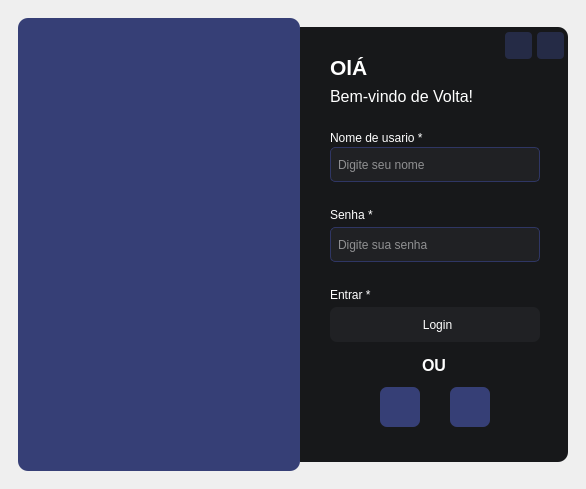
<?xml version="1.0" encoding="UTF-8"?>
<ui version="4.0">
 <class>LoginWindow</class>
 <widget class="QMainWindow" name="LoginWindow">
  <property name="geometry">
   <rect>
    <x>0</x>
    <y>0</y>
    <width>586</width>
    <height>489</height>
   </rect>
  </property>
  <property name="windowTitle">
   <string>MainWindow</string>
  </property>
  <property name="styleSheet">
   <string notr="true">border-radius: 10px;</string>
  </property>
  <widget class="QWidget" name="centralwidget">
   <layout class="QHBoxLayout" name="horizontalLayout">
    <item>
     <widget class="QFrame" name="frame_continer_base">
      <property name="frameShape">
       <enum>QFrame::StyledPanel</enum>
      </property>
      <property name="frameShadow">
       <enum>QFrame::Raised</enum>
      </property>
      <layout class="QHBoxLayout" name="horizontalLayout_2">
       <property name="spacing">
        <number>0</number>
       </property>
       <item>
        <widget class="QFrame" name="frame_splash_creen">
         <property name="maximumSize">
          <size>
           <width>282</width>
           <height>453</height>
          </size>
         </property>
         <property name="styleSheet">
          <string notr="true">background-color: rgb(54, 63, 118)</string>
         </property>
         <property name="frameShape">
          <enum>QFrame::StyledPanel</enum>
         </property>
         <property name="frameShadow">
          <enum>QFrame::Raised</enum>
         </property>
         <layout class="QVBoxLayout" name="verticalLayout">
          <item>
           <widget class="QStackedWidget" name="stackedWidget">
            <property name="currentIndex">
             <number>0</number>
            </property>
            <widget class="QWidget" name="page">
             <layout class="QVBoxLayout" name="verticalLayout_2">
              <property name="spacing">
               <number>0</number>
              </property>
              <property name="leftMargin">
               <number>0</number>
              </property>
              <property name="topMargin">
               <number>0</number>
              </property>
              <property name="rightMargin">
               <number>0</number>
              </property>
              <property name="bottomMargin">
               <number>0</number>
              </property>
              <item>
               <widget class="QPushButton" name="painel_image">
                <property name="text">
                 <string/>
                </property>
                <property name="icon">
                 <iconset>
                  <normaloff>../../../images/svg_images/objetos-removebg-preview-ajustu2.png</normaloff>../../../images/svg_images/objetos-removebg-preview-ajustu2.png</iconset>
                </property>
                <property name="iconSize">
                 <size>
                  <width>260</width>
                  <height>260</height>
                 </size>
                </property>
               </widget>
              </item>
             </layout>
            </widget>
            <widget class="QWidget" name="page_2">
             <layout class="QVBoxLayout" name="verticalLayout_3">
              <item>
               <widget class="QPushButton" name="painel_image_2">
                <property name="text">
                 <string/>
                </property>
                <property name="icon">
                 <iconset>
                  <normaloff>../../../images/svg_images/objetos-removebg-preview-ajustu2.png</normaloff>../../../images/svg_images/objetos-removebg-preview-ajustu2.png</iconset>
                </property>
                <property name="iconSize">
                 <size>
                  <width>260</width>
                  <height>260</height>
                 </size>
                </property>
               </widget>
              </item>
             </layout>
            </widget>
           </widget>
          </item>
         </layout>
        </widget>
       </item>
       <item>
        <widget class="QFrame" name="frame_login">
         <property name="maximumSize">
          <size>
           <width>268</width>
           <height>435</height>
          </size>
         </property>
         <property name="styleSheet">
          <string notr="true">#frame_login{background-color: rgb(23, 24, 26);
border-top-left-radius: 0px;
border-bottom-left-radius: 0px;
}

#btn_chave_qrcode{
	background-color: rgb(32, 33, 37);
	border-radius:7px;
	border: 1px solid rgb(47, 54, 100)}

QLineEdit{
border: 1px solid rgb(47, 54, 100);
border-radius: 5px;
background-color: rgb(32, 33, 36);
color: white;padding-left:5px;}

QLineEdit:hover{background-color: rgb(30, 31, 34);}

QLineEdit:focus{background-color: rgb(37, 39, 42);}
</string>
         </property>
         <property name="frameShape">
          <enum>QFrame::StyledPanel</enum>
         </property>
         <property name="frameShadow">
          <enum>QFrame::Raised</enum>
         </property>
         <widget class="QLineEdit" name="let_nome">
          <property name="geometry">
           <rect>
            <x>30</x>
            <y>120</y>
            <width>210</width>
            <height>35</height>
           </rect>
          </property>
          <property name="styleSheet">
           <string notr="true"/>
          </property>
          <property name="placeholderText">
           <string>Digite seu nome</string>
          </property>
         </widget>
         <widget class="QLineEdit" name="let_senha">
          <property name="geometry">
           <rect>
            <x>30</x>
            <y>200</y>
            <width>210</width>
            <height>35</height>
           </rect>
          </property>
          <property name="styleSheet">
           <string notr="true"/>
          </property>
          <property name="placeholderText">
           <string>Digite sua senha</string>
          </property>
         </widget>
         <widget class="QLabel" name="lbl_nome">
          <property name="geometry">
           <rect>
            <x>30</x>
            <y>102</y>
            <width>100</width>
            <height>17</height>
           </rect>
          </property>
          <property name="styleSheet">
           <string notr="true">color: rgb(255, 255, 255);</string>
          </property>
          <property name="text">
           <string>Nome de usario *</string>
          </property>
         </widget>
         <widget class="QLabel" name="lbl_senha">
          <property name="geometry">
           <rect>
            <x>30</x>
            <y>180</y>
            <width>49</width>
            <height>16</height>
           </rect>
          </property>
          <property name="styleSheet">
           <string notr="true">color: rgb(255, 255, 255);</string>
          </property>
          <property name="text">
           <string>Senha *</string>
          </property>
         </widget>
         <widget class="QPushButton" name="btn_entrar">
          <property name="geometry">
           <rect>
            <x>30</x>
            <y>280</y>
            <width>210</width>
            <height>35</height>
           </rect>
          </property>
          <property name="cursor">
           <cursorShape>PointingHandCursor</cursorShape>
          </property>
          <property name="styleSheet">
           <string notr="true">QPushButton{
border-radius: 7px;
background-color: rgb(32, 33, 36);
color: white;padding-left:5px;}

QPushButton:hover{background-color: rgb(30, 31, 34);}

QPushButton:pressed{background-color: rgb(32, 33, 36);}</string>
          </property>
          <property name="text">
           <string>Login</string>
          </property>
         </widget>
         <widget class="QPushButton" name="btn_minimize">
          <property name="geometry">
           <rect>
            <x>205</x>
            <y>5</y>
            <width>27</width>
            <height>27</height>
           </rect>
          </property>
          <property name="cursor">
           <cursorShape>PointingHandCursor</cursorShape>
          </property>
          <property name="styleSheet">
           <string notr="true">QPushButton{
	background-color: rgba(54, 63, 118, 120);
	border-radius:4px;}

QPushButton:hover{
	background-color: rgba(54, 63, 118, 150);}

QPushButton:pressed{
	background-color: rgba(54, 63, 118, 120);}</string>
          </property>
          <property name="text">
           <string/>
          </property>
          <property name="icon">
           <iconset>
            <normaloff>../../../images/svg_icons/icon_minimize.svg</normaloff>../../../images/svg_icons/icon_minimize.svg</iconset>
          </property>
          <property name="iconSize">
           <size>
            <width>18</width>
            <height>18</height>
           </size>
          </property>
         </widget>
         <widget class="QPushButton" name="btn_close">
          <property name="geometry">
           <rect>
            <x>237</x>
            <y>5</y>
            <width>27</width>
            <height>27</height>
           </rect>
          </property>
          <property name="cursor">
           <cursorShape>PointingHandCursor</cursorShape>
          </property>
          <property name="styleSheet">
           <string notr="true">QPushButton{
	background-color: rgba(54, 63, 118, 120);
	border-radius:4px;}

QPushButton:hover{
	background-color: rgba(54, 63, 118, 150);}

QPushButton:pressed{
	background-color: rgba(54, 63, 118, 120);}</string>
          </property>
          <property name="text">
           <string/>
          </property>
          <property name="icon">
           <iconset>
            <normaloff>../../../images/svg_icons/icon_close.svg</normaloff>../../../images/svg_icons/icon_close.svg</iconset>
          </property>
          <property name="iconSize">
           <size>
            <width>20</width>
            <height>20</height>
           </size>
          </property>
         </widget>
         <widget class="QPushButton" name="btn_fingerprint">
          <property name="geometry">
           <rect>
            <x>80</x>
            <y>360</y>
            <width>40</width>
            <height>40</height>
           </rect>
          </property>
          <property name="cursor">
           <cursorShape>PointingHandCursor</cursorShape>
          </property>
          <property name="styleSheet">
           <string notr="true">QPushButton{
	background-color: rgb(54, 63, 118);
	border-radius:7px;}

QPushButton:hover{
	background-color: rgb(50, 59, 110);}

QPushButton:pressed{
	background-color: rgb(54, 63, 118)}</string>
          </property>
          <property name="text">
           <string/>
          </property>
          <property name="icon">
           <iconset>
            <normaloff>../../../images/svg_icons/icon_fingerprint.svg</normaloff>../../../images/svg_icons/icon_fingerprint.svg</iconset>
          </property>
          <property name="iconSize">
           <size>
            <width>32</width>
            <height>30</height>
           </size>
          </property>
         </widget>
         <widget class="QLabel" name="lbl_ou">
          <property name="geometry">
           <rect>
            <x>122</x>
            <y>330</y>
            <width>25</width>
            <height>17</height>
           </rect>
          </property>
          <property name="font">
           <font>
            <pointsize>12</pointsize>
            <bold>true</bold>
           </font>
          </property>
          <property name="styleSheet">
           <string notr="true">color: rgb(255, 255, 255);</string>
          </property>
          <property name="text">
           <string>OU</string>
          </property>
         </widget>
         <widget class="QLabel" name="lbl_ola">
          <property name="geometry">
           <rect>
            <x>30</x>
            <y>30</y>
            <width>100</width>
            <height>21</height>
           </rect>
          </property>
          <property name="font">
           <font>
            <pointsize>16</pointsize>
            <bold>true</bold>
           </font>
          </property>
          <property name="styleSheet">
           <string notr="true">color: rgb(255, 255, 255);</string>
          </property>
          <property name="text">
           <string>OlÁ</string>
          </property>
         </widget>
         <widget class="QLabel" name="lbl_bemvido">
          <property name="geometry">
           <rect>
            <x>30</x>
            <y>60</y>
            <width>151</width>
            <height>19</height>
           </rect>
          </property>
          <property name="font">
           <font>
            <pointsize>12</pointsize>
            <bold>false</bold>
           </font>
          </property>
          <property name="styleSheet">
           <string notr="true">color: rgb(255, 255, 255);</string>
          </property>
          <property name="text">
           <string>Bem-vindo de Volta!</string>
          </property>
         </widget>
         <widget class="QPushButton" name="btn_faceid">
          <property name="geometry">
           <rect>
            <x>150</x>
            <y>360</y>
            <width>40</width>
            <height>40</height>
           </rect>
          </property>
          <property name="cursor">
           <cursorShape>PointingHandCursor</cursorShape>
          </property>
          <property name="styleSheet">
           <string notr="true">QPushButton{
	background-color: rgb(54, 63, 118);
	border-radius:7px;}

QPushButton:hover{
	background-color: rgb(50, 59, 110);}

QPushButton:pressed{
	background-color: rgb(54, 63, 118)}</string>
          </property>
          <property name="text">
           <string/>
          </property>
          <property name="icon">
           <iconset>
            <normaloff>../../../images/svg_icons/icon_user_scan.svg</normaloff>../../../images/svg_icons/icon_user_scan.svg</iconset>
          </property>
          <property name="iconSize">
           <size>
            <width>38</width>
            <height>38</height>
           </size>
          </property>
         </widget>
         <widget class="QLabel" name="lbl_entrar">
          <property name="geometry">
           <rect>
            <x>30</x>
            <y>260</y>
            <width>81</width>
            <height>16</height>
           </rect>
          </property>
          <property name="styleSheet">
           <string notr="true">color: rgb(255, 255, 255);</string>
          </property>
          <property name="text">
           <string>Entrar *</string>
          </property>
         </widget>
        </widget>
       </item>
      </layout>
     </widget>
    </item>
   </layout>
  </widget>
 </widget>
 <resources/>
 <connections/>
</ui>
